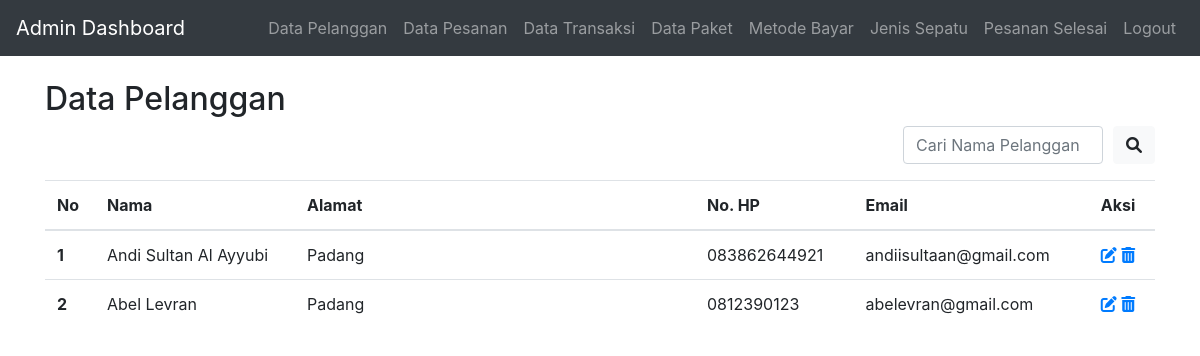
The app's page /datapelanggan.php (signed in) with its own data.
### tables this page shows
CREATE TABLE `pelanggan` (
  `id` int(11) NOT NULL,
  `login_id` int(10) NOT NULL DEFAULT 2,
  `username` varchar(50) NOT NULL,
  `password` varchar(255) NOT NULL,
  `nama` varchar(55) NOT NULL,
  `alamat` varchar(255) NOT NULL,
  `nohp` varchar(20) NOT NULL,
  `email` varchar(25) NOT NULL
);

### datapelanggan.php (the view, shortened to what this page needs)
<?php
include("headeradmin.php");
$search = "";
?>
<!DOCTYPE html>
<html lang="en">
<head>
  <link rel="stylesheet" href="https://stackpath.bootstrapcdn.com/bootstrap/4.5.2/css/bootstrap.min.css">
  <link rel="stylesheet" href="https://cdnjs.cloudflare.com/ajax/libs/font-awesome/6.0.0/css/all.min.css">
</head>
<body>
<div class="container mt-4">
  <h2>Data Pelanggan</h2>
  <form method="GET" action="">
    <div class="search-container">
      <input type="text" class="form-control" id="search" name="search" value="<?php echo $search; ?>" placeholder="Cari Nama Pelanggan">
      <button type="submit" class="btn btn-light"><i class="fas fa-search"></i></button>
    </div>
  </form>
  <table class="table mt-3">
    <thead>
      <tr>
        <th scope="col" style="width: 50px;">No</th>
        <th scope="col" style="width: 200px;">Nama</th>
        <th scope="col" style="width: 400px;">Alamat</th>
        <th scope="col">No. HP</th>
        <th scope="col">Email</th>
        <th scope="col">Aksi</th>
      </tr>
    </thead>
    <tbody>
    <?php
    $query = "SELECT * FROM pelanggan WHERE nama LIKE '%$search%'";
    $result = mysqli_query($koneksi, $query);
    $counter = 1;
    while ($row = mysqli_fetch_assoc($result)) {
        echo "<tr>";
        echo "<th scope='row'>" . $counter++ . "</th>";
        echo "<td>" . $row['nama'] . "</td>";
        echo "<td>" . $row['alamat'] . "</td>";
        echo "<td>" . $row['nohp'] . "</td>";
        echo "<td>" . $row['email'] . "</td>";
        echo "<td>
                <a href='#' data-toggle='modal' data-target='#editModal_" . $row['id'] . "' title='Edit'><i class='fas fa-edit'></i></a>
                <a href='admhapus_pelanggan.php?id=" . $row['id'] . "' title='Hapus'><i class='fas fa-trash-alt'></i></a>
              </td>";
        echo "</tr>";
    }
    ?>
</tbody>
  </table>
</div>
</body>
</html>

### headeradmin.php (style rules this page uses)
body { padding-top: 56px; }

### datapelanggan.php (style rules this page uses)
body { padding-top: 56px; }
.search-container { display: flex; align-items: center; justify-content: flex-end; gap: 10px; }
.search-container input { width: 200px; }

### records on screen
pelanggan: nama "Andi Sultan Al Ayyubi", alamat "Padang", nohp "083862644921", email "andiisultaan@gmail.com"
pelanggan: nama "Abel Levran", alamat "Padang", nohp "0812390123", email "abelevran@gmail.com"
